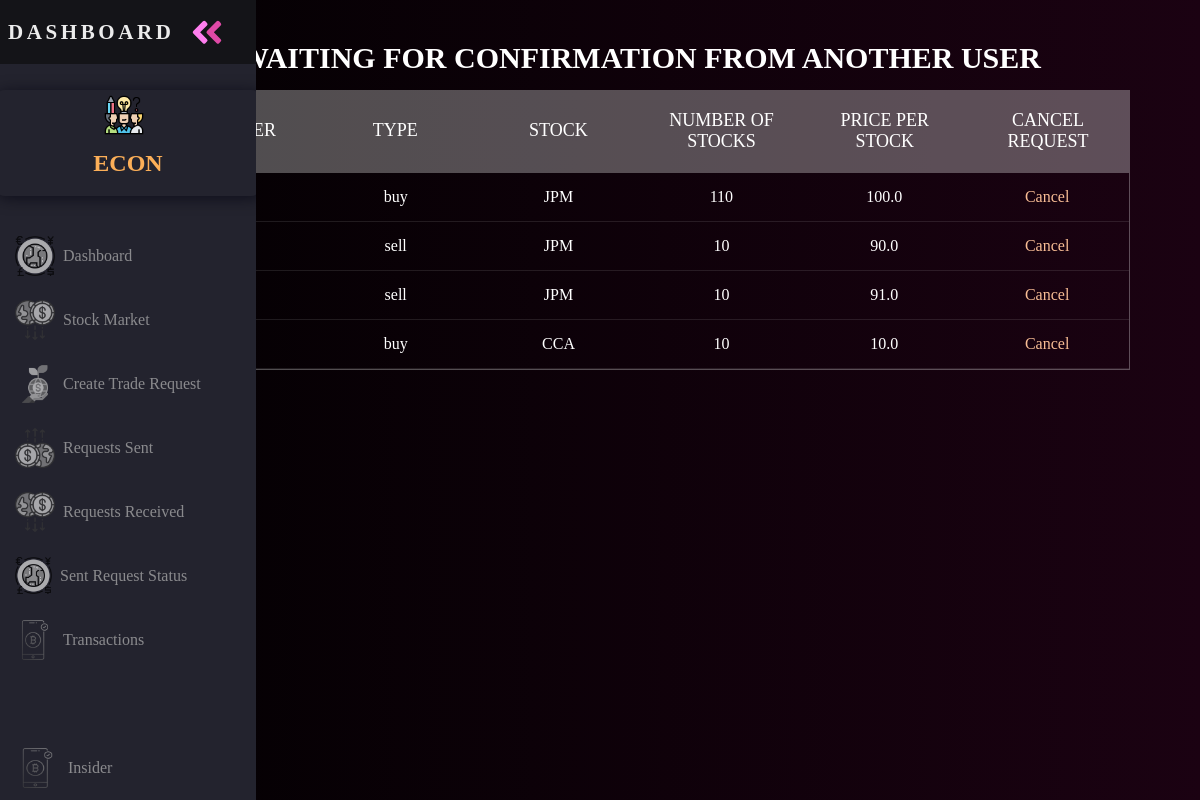
The app's page /sentreq/ (signed in) with its own data.
### international/models.py (models this page shows, shortened)
class tradereq(models.Model):
    sender=models.ForeignKey(settings.AUTH_USER_MODEL, on_delete=models.CASCADE, related_name="sender_trade_inter")
    receiver=models.ForeignKey(settings.AUTH_USER_MODEL, on_delete=models.CASCADE, related_name="receiver_trade_inter")
    action=models.CharField(choices=action_list,max_length=10,default='buy')
    status=models.CharField(choices=status_list,max_length=50,default='pending')
    stock=models.CharField(choices=stock_list,max_length=100)
    numberofstocks=models.IntegerField(default=0)
    priceperstock=models.FloatField(null=True, blank=False, default=0)
    is_active= models.BooleanField(blank=False, null=False, default=True)

### international/views.py (the view)
# urls.py: path('sentreq/',sent_request,name='sentreq'),
@login_required
def sent_request(request):
    user=request.user
    sent_pending=tradereq.objects.order_by('-id').filter(sender=user,is_active=True)
    return render(request,'international/sent_requests.html',{'requests':sent_pending})

### international/templates/international/sent_requests.html (shortened to what this page needs)
<head>
</head>
<body>
  {% include 'international/dashnav.html' %}
  <main>
    <section style="padding-left: 5%; padding-right: 5%; width: 90%;">
      <h1>Waiting for Confirmation from Another User</h1>
      <div class="tbl-header" >
        <table cellpadding="0" cellspacing="0" border="0">
          <thead >
            <th><p> Receiver</p></th>
            <th><p>Type</p></th>
            <th><p>Stock</p></th>
            <th><p>Number of Stocks</p></th>
            <th><p>Price per Stock</p></th>
            <th><p>Cancel Request</p></th>
          </thead>
        </table>
      </div>
      <div class="tbl-content">
        <table cellpadding="0" cellspacing="0" border="0">
          <tbody>
            {% for req in requests %}
            <tr>
              <td>{{ req.receiver }}</td>
              <td>{{ req.action }} </td>
              <td>{{ req.stock }} </td>
              <td>{{ req.numberofstocks }}</td>
              <td>{{ req.priceperstock }}</td>
              <td class="cancel-button"> <a href="{% url 'international:cancel-request' req.id %}">Cancel</a></td>
          </tr>
                {% endfor %}
            </tbody>
        </table>
      </div>
    </section>
  </main>
</body>

### international/templates/international/dashnav.html (shortened to what this page needs)
{% load static %}
<head>
</head>
<body>
  <nav class="navbar">
    <ul class="navbar-nav">
      <li class="logo">
        <a href="#" class="nav-link">
          <span class="link-text logo-text">DASHBOARD</span>
        </a>
      </li>
      <div class="team-info nav-item">
        <img src= "{% static 'img-2021/01.png' %}" width="40" height="40">
        <div class="team-name link-text"><h2>{{ user.username }}</h2></div>
      </div>
      <br>
      <li class="nav-item">
        <a href="{% url 'international:dashboard' %}" class="nav-link">
          <img src="{% static 'img-2021/05.png' %}" width="40" height="40">
          <span class="link-text">Dashboard</span>
        </a>
      </li>
      <li class="nav-item">
        <a href="{% url 'international:stocks' %}" class="nav-link">
          <img src="{% static 'img-2021/04.png' %}" width="40" height="40">
          <span class="link-text">Stock Market</span>
        </a>
      </li>
      <li class="nav-item">
        <a href="{% url 'international:createrequest' %}" class="nav-link">
          <img src="{% static 'img-2021/02.png' %}" width="40" height="40">
          <span class="link-text">Create Trade Request</span>
        </a>
      </li>
      <li class="nav-item">
        <a href="{% url 'international:sentreq' %}" class="nav-link">
          <img src="{% static 'img-2021/03.png' %}" width="40" height="40">
          <span class="link-text">Requests Sent</span>
        </a>
      </li>
      <li class="nav-item">
        <a href="{% url 'international:receivedreq' %}" class="nav-link">
          <img src="{% static 'img-2021/04.png' %}" width="40" height="40">
          <span class="link-text">Requests Received</span>
        </a>
      </li>
      <li class="nav-item">
        <a href="{% url 'international:transaction-history' %}" class="nav-link">
          <img src="{% static 'img-2021/05.png' %}" width="37" height="37">
          <span class="link-text">Sent Request Status </span>
        </a>
      </li>
      <li class="nav-item">
        <a href="{% url 'international:transaction-log' %}" class="nav-link">
          <img src="{% static 'img-2021/06.png' %}" width="40" height="40">
          <span class="link-text">Transactions</span>
        </a>
      </li>
      <li class="nav-item" id="themeButton">
        <a href="{% url 'international:report' %}" class="nav-link">
          <img src="{% static 'img-2021/06.png' %}" width="45" height="40">
          <span class="link-text">Insider</span>
        </a>
      </li>
    </ul>
  </nav>
</body>

### international/templates/international/sent_requests.html (style rules this page uses)
body { color: black; background: linear-gradient(to right,black , rgb(27, 2, 18)); margin: 0; padding: 0; }
.team-info { text-align: center; margin: 10px; padding: 5px 5px 5px 5px; border-radius: 10px; width: 12rem; box-shadow: 2px 2px 15px 0 #00000f9f; }
.team-info .team-name { font-size: 1rem; font-weight: bolder; color: #FCAF58; font-family: 'Sanchez', serif; text-transform: uppercase; }
.team-info { font-size: 1.1em; color: #f5a976; line-height: 1rem; text-align: center; font-family: 'Sanchez', serif; }
main { margin-left: 5rem; padding: 1rem; }
.navbar { position: fixed; background-color: var(--bg-primary); transition: width 500ms ease; overflow: scroll; }
.navbar-nav { list-style: none; padding: 0; margin: 0; display: flex; flex-direction: column; align-items: center; height: 100%; }
.nav-item { width: 100%; }
.nav-item:last-child { margin-top: auto; }
.nav-link { display: flex; align-items: center; height: 4rem; color: var(--text-primary); text-decoration: none; filter: grayscale(100%) opacity(0.7); transition: var(--transition-speed); padding-left: 15px; }
.link-text { display: none; margin-left: 0.5rem; }
.nav-link svg { width: 2rem; min-width: 2rem; margin: 0 1.5rem; }
.logo { font-weight: bold; text-transform: uppercase; margin-bottom: 1rem; text-align: center; color: var(--text-secondary); background: var(--bg-secondary); font-size: 1.5rem; letter-spacing: 0.3ch; width: 100%; }
.logo svg { transform: rotate(0deg); transition: var(--transition-speed); }
.logo-text { font-size: 21px; display: inline; position: absolute; left: -999px; transition: var(--transition-speed); }
@media only screen and (min-width: 600px) { .navbar { top: 0; width: 5rem; height: 100vh; } }
h1 { font-size: 30px; color: #fff; text-transform: uppercase; font-weight: 300; text-align: center; margin-bottom: 15px; font-weight: 800; }
table { width:100%; table-layout: fixed; }
.tbl-header { background-color: rgba(255,255,255,0.3); }
.tbl-content { margin-top: 0px; border: 1px solid rgba(255,255,255,0.3); }
th { padding: 20px 15px; text-align: center; font-weight: 500; font-size: 18px; color: #fff; text-transform: uppercase; }
td { padding: 15px; text-align: center; vertical-align:middle; font-weight: 300; font-size: 16px; color: white; border-bottom: solid 1px rgba(255,255,255,0.1); }
.cancel-button a { color: #f8bd95; text-decoration: none; }

### records on screen
tradereq: action "buy", stock "JPM", numberofstocks "110", priceperstock "100.0"
tradereq: action "sell", stock "JPM", numberofstocks "10", priceperstock "90.0"
tradereq: action "sell", stock "JPM", numberofstocks "10", priceperstock "91.0"
tradereq: action "buy", stock "CCA", numberofstocks "10", priceperstock "10.0"

### other values on screen
{{ user.username }} "ECON"
